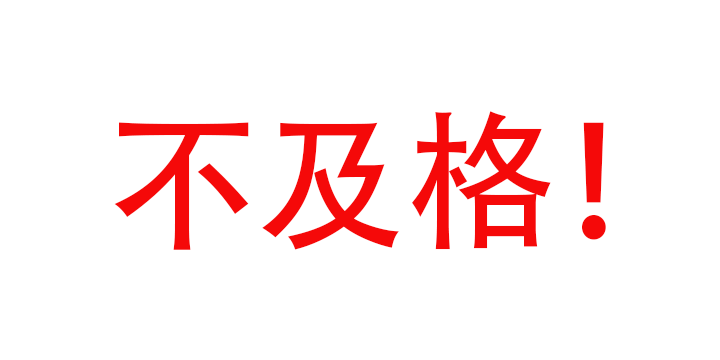
#> input picture PythonCodes/大作业/Project/ExamSystem/data/fail.png, 720 x 360 px, found by its file name
$ python Config.py   (older library calls are emulated)
#> lines starting #> are read from the running program, lines starting #| are printed output that depends on the picture
# -*- coding: utf-8 -*-
# @Time : 2023/11/1
# @Author : khs
# @File : Config.py
# @Software: PyCharm

import os

DataPath = '\\' + 'data' + '\\'

STATE_INIT = 1
STATE_SINGLE = 2
STATE_MULTI = 3
STATE_JUDGE = 4
STATE_DONE = 5


def getCurrentPath():
    """ 获取当前路径，找寻用户信息表和题库 """
    path = os.getcwd()  # 当前工作路径
    return path


def list2str(changList) -> str:
    """ 为tkinter的varString显示处理准备，可以显示考生选择的选项 """
    res = ''
    for index in range(len(changList)):
        res = res + str(changList[index])
    return res


if __name__ == '__main__':
    from PIL import Image, ImageTk

    pilImage = Image.open(getCurrentPath() + DataPath + "fail.png")
#> pilImage is the input picture: PIL image 720x360 RGBA; mean R, G, B, A 254.2, 235.6, 235.6, 255
    img = pilImage.resize((600, 500), Image.ANTIALIAS)
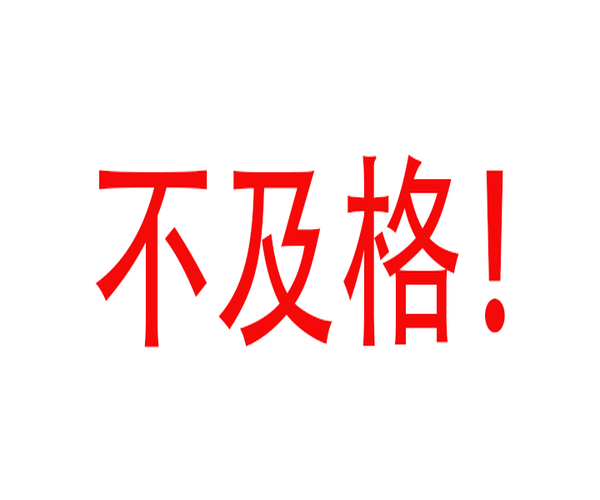
#> img: PIL image 600x500 RGBA; mean R, G, B, A 254.2, 235.6, 235.6, 255
    tkImage = ImageTk.PhotoImage(image=img)
#> (the run stopped early here; a loop or call above may not have finished)

$ run again, with PythonCodes/大作业/Project/ExamSystem/data/great.png copied over PythonCodes/大作业/Project/ExamSystem/data/fail.png
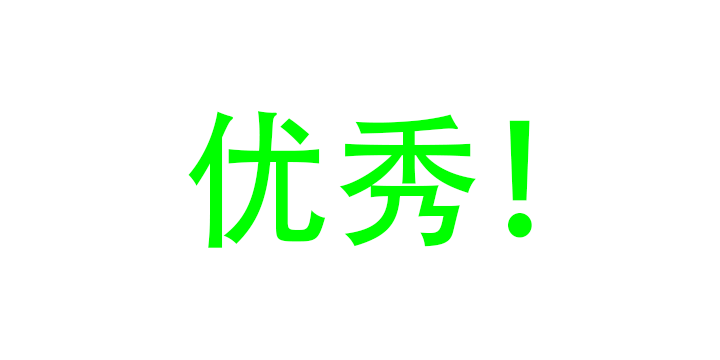
#> input picture PythonCodes/大作业/Project/ExamSystem/data/great.png, 720 x 360 px, found by its file name
#> pilImage is the input picture: PIL image 720x360 RGBA; mean R, G, B, A 240.1, 255, 240.1, 255
#> `img = pilImage.resize((600, 500), Image.ANTIALIAS)`:
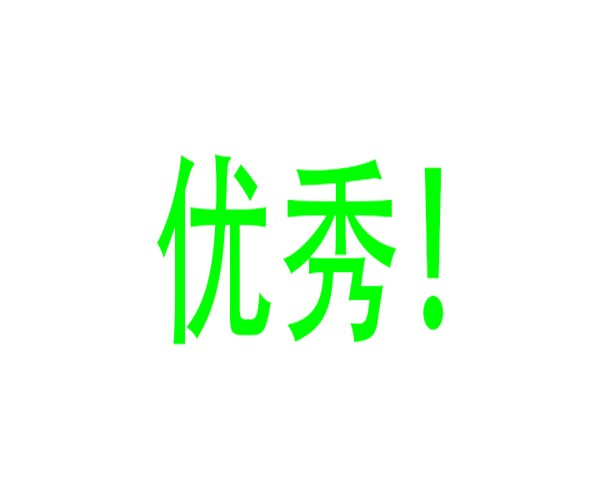
#> img: PIL image 600x500 RGBA; mean R, G, B, A 240.1, 255, 240.1, 255
